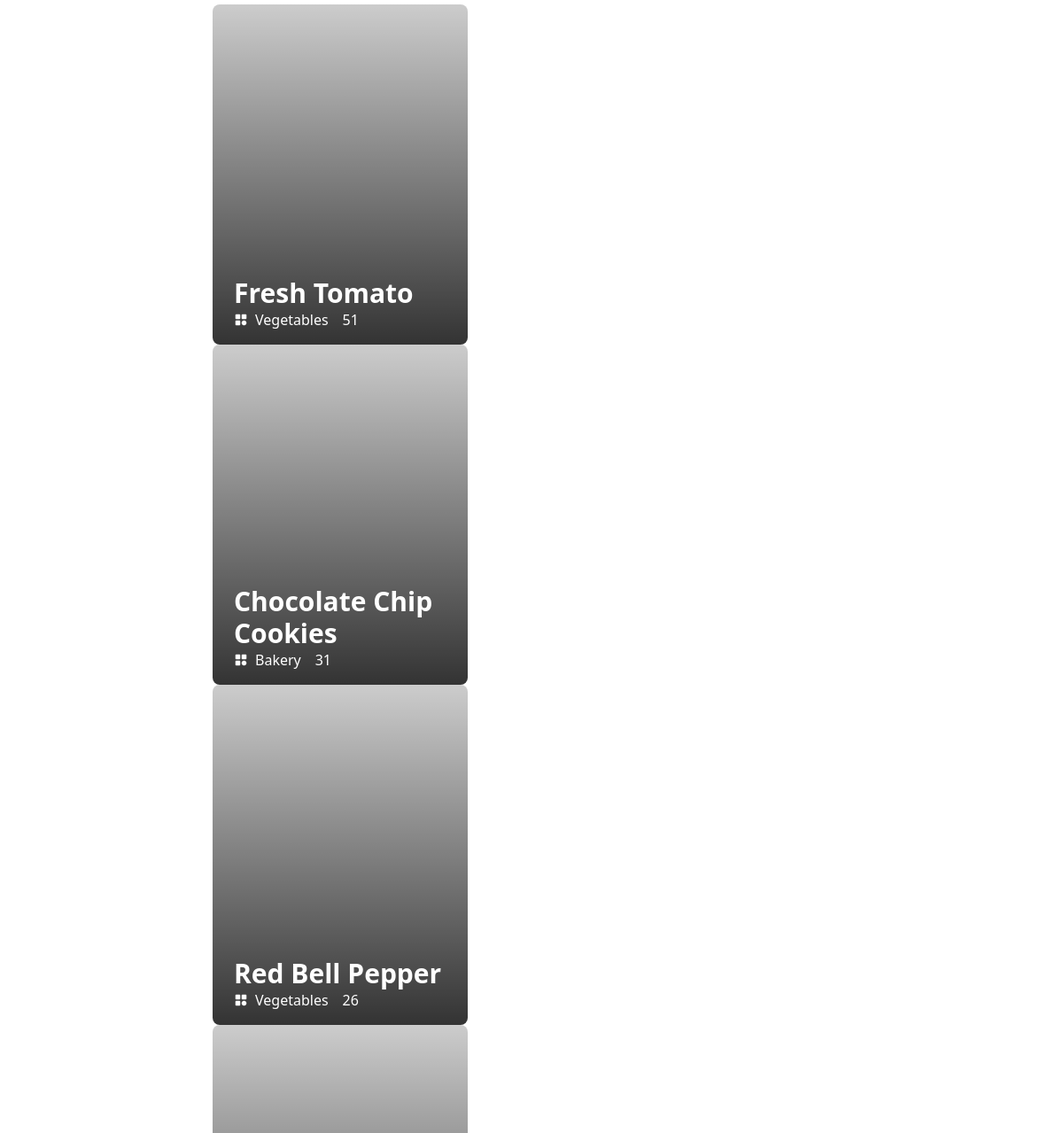
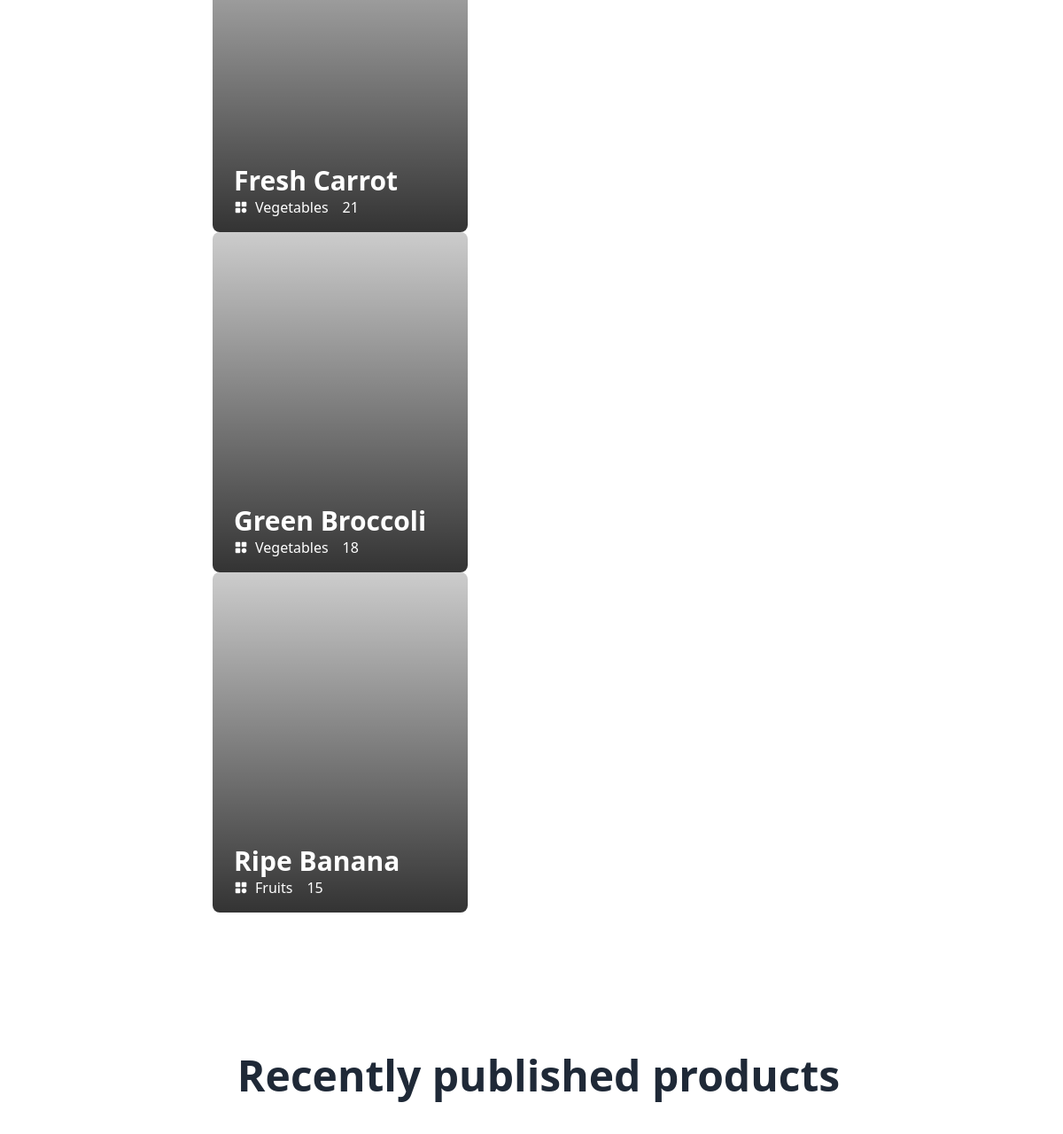
/src/sellerHome.php (middle part), run on an earlier commit of the app's database (2 pictures, top to bottom).
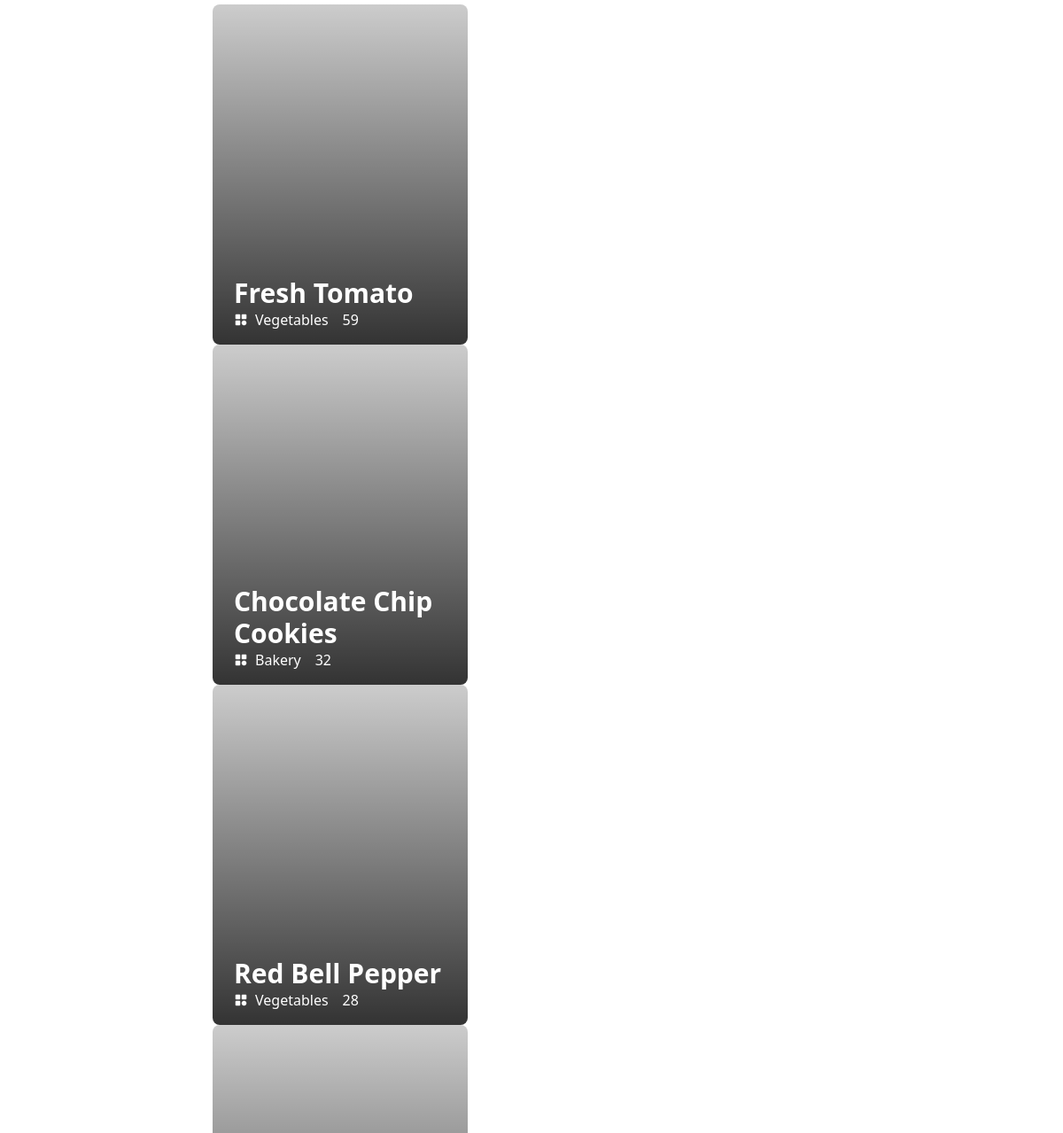
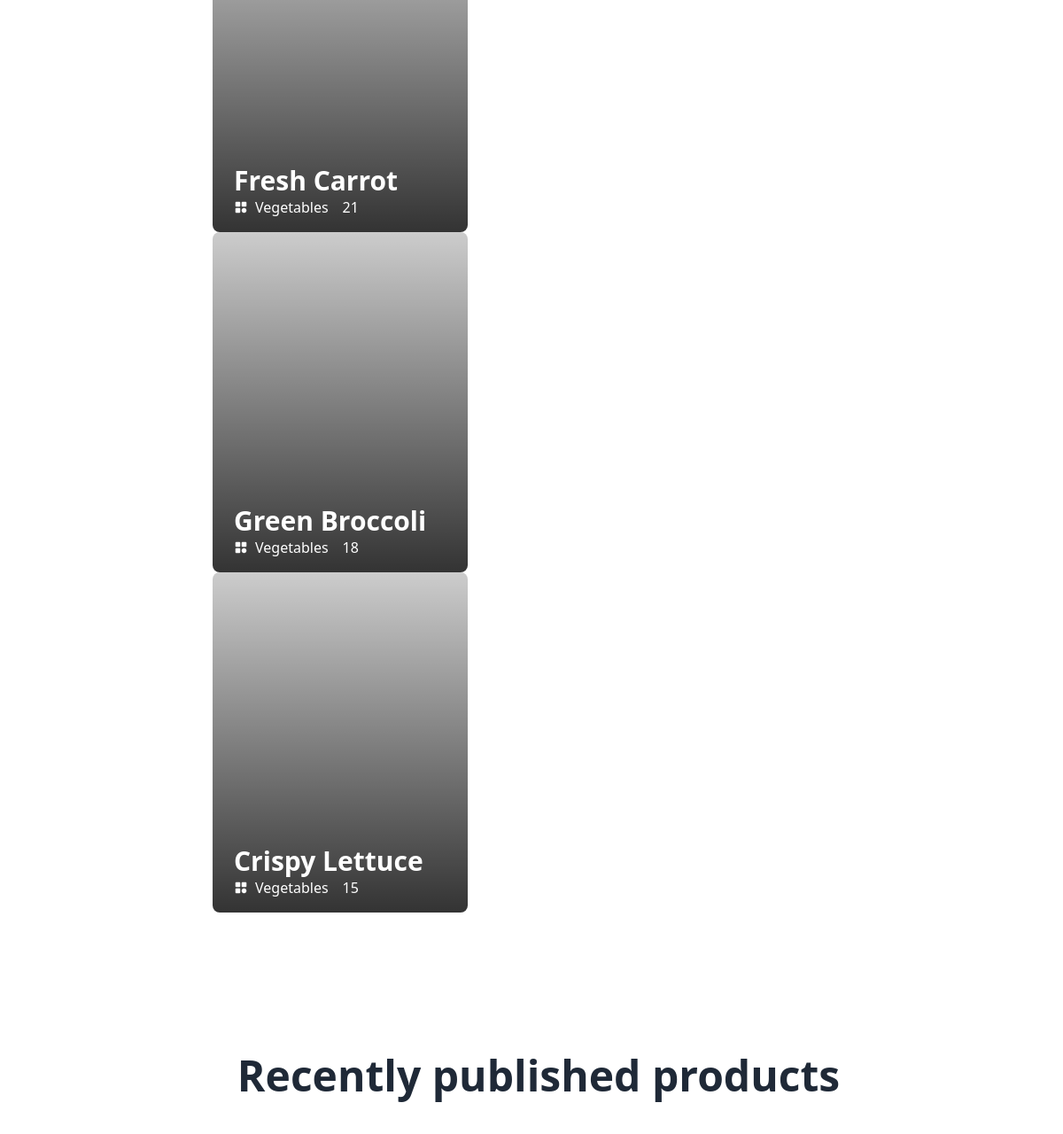
And on a later commit of the database (2 pictures, top to bottom).
### tables this page shows
CREATE TABLE `products` (
  `productId` int(11) NOT NULL,
  `name` varchar(50) NOT NULL,
  `imgurl` varchar(60) DEFAULT NULL,
  `price` decimal(10,2) NOT NULL,
  `ammount` text DEFAULT NULL,
  `publishdate` date NOT NULL,
  `selleremail` varchar(60) DEFAULT NULL,
  `cartcount` int(11) DEFAULT NULL,
  `category` varchar(50) NOT NULL,
  `status` varchar(20) DEFAULT NULL,
  `rating` float DEFAULT NULL,
  `numOfPeople` int(11) DEFAULT 0
);

### src/sellerHome.php (the view, shortened to what this page needs)
<!DOCTYPE html>
<html data-theme="light" lang="en" style="scroll-behavior: smooth;">
<head>
    <link rel="stylesheet" href="https://cdn.jsdelivr.net/npm/swiper@11/swiper-bundle.min.css" />
    <link href="https://cdn.jsdelivr.net/npm/daisyui@4.7.3/dist/full.min.css" rel="stylesheet" type="text/css" />
    <script src="https://cdn.tailwindcss.com"></script>
</head>
<body>
    <main>
      <section>
        <div class="my-40 px-60">
          <swiper-container class="mySwiper" pagination="true" pagination-clickable="true" space-between="30" slides-per-view="3">
          <?php
            require_once('DBconnect.php');
            $query = "SELECT * FROM products ORDER BY cartcount DESC LIMIT 6";
            $result = mysqli_query($conn, $query);
            if (mysqli_num_rows($result) > 0) {
              while ($row = mysqli_fetch_array($result)) {
            ?>
              <swiper-slide>
                <div class='w-72 h-96 rounded-lg relative' style='background-image: linear-gradient(to top,rgba(0, 0, 0, 0.8), rgba(0, 0, 0, 0.2)),url(<?php echo $row['imgurl']; ?>); background-size: cover; background-repeat: no-repeat;'>
                  <div class='flex flex-col justify-start absolute bottom-4 left-6'>
                    <h1 class='text-3xl font-bold text-white'><?php echo $row['name']; ?></h1>
                    <div class='flex flex-row items-center'>
                      <p class='text-white mr-4 flex items-center gap-2'><img class='w-4 h-4' src='../ICON/categories.png'><?php echo $row['category']; ?></p>
                      <p class='text-white flex items-center gap-2'><?php echo $row['cartcount']; ?></p>
                    </div>
                  </div>
                </div>
              </swiper-slide>
            <?php
            }
            } else {
              echo "Oops.....No products found.";
            }
            ?>
            </swiper-container>
        </div>
        <div class="my-24 px-60">
          <h1 class="my-16 text-5xl font-extrabold text-center"><i class="fa-regular fa-calender text-5xl mr-4"></i>Recently published products</h1>
        </div>
      </section>
    </main>
</body>
</html>

What changed in the data, as far as the page shows it:
no longer on this page (row edited): products: name "Ripe Banana", category "Fruits", cartcount "15"
changed products "Fresh Tomato": cartcount "51" → "59"
changed products "Chocolate Chip Cookies": cartcount "31" → "32"
changed products "Red Bell Pepper": cartcount "26" → "28"
now on this page (row edited): products: name "Crispy Lettuce", category "Vegetables", cartcount "15"
